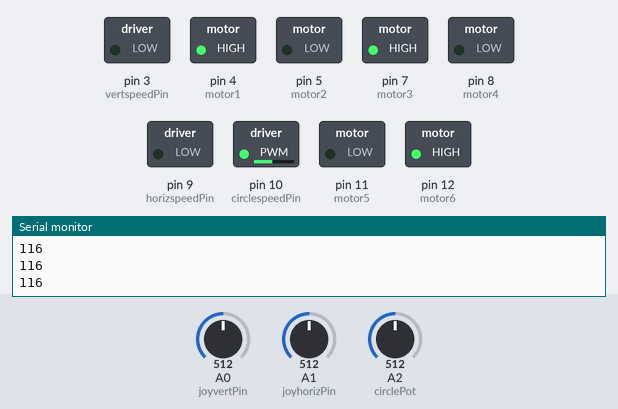
This sketch was run on a simulated Arduino Uno, built with avr-gcc and run on an emulated ATmega328P. Shown: switched loads named in the sketch (green lamp = pin HIGH), the last lines printed to the serial monitor. Inputs (shaded band) come from the test bench; at power-on: A2 (circlePot) = 512, A0 (joyvertPin) = 512, A1 (joyhorizPin) = 512.

Above: at 1.2 s.
1.3 s: A2 (circlePot) set to 716
At 2.3 s:
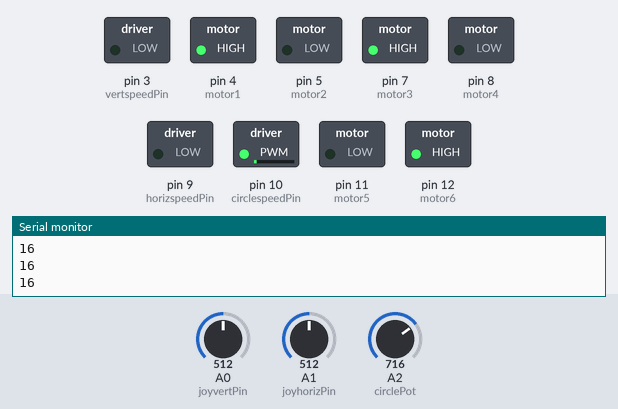
2.8 s: A0 (joyvertPin) set to 716
At 3.5 s:
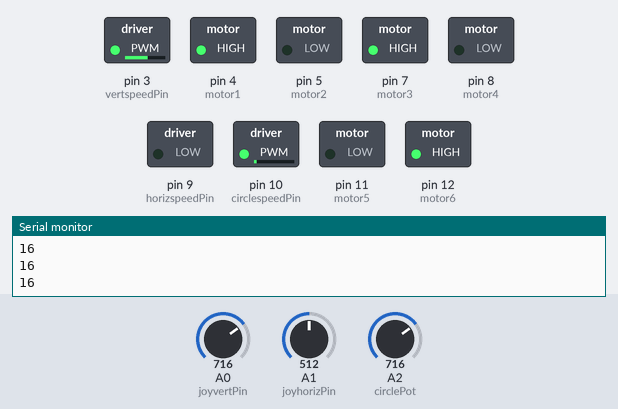
4.3 s: A1 (joyhorizPin) set to 716
At 4.6 s:
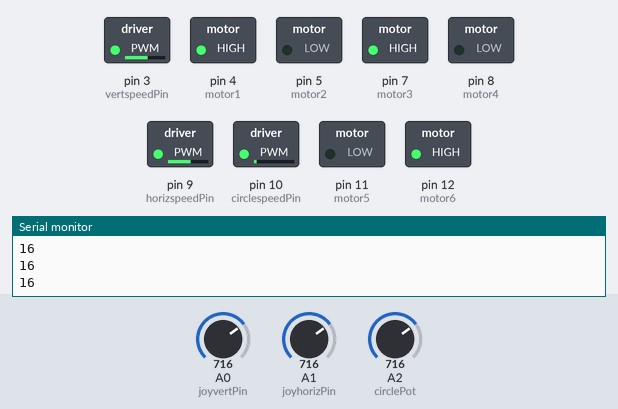
5.8 s: A2 (circlePot) set to 900
At 7.0 s:
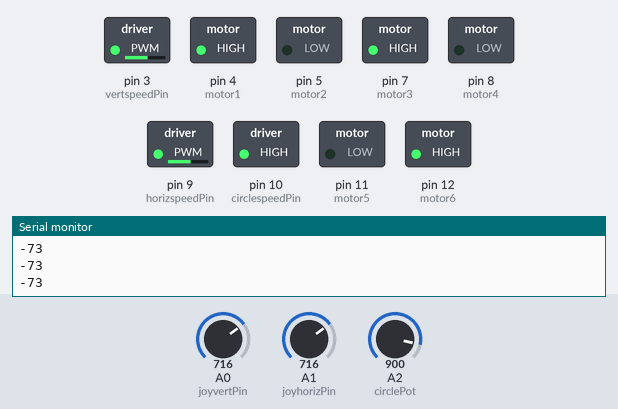
7.3 s: A0 (joyvertPin) set to 900
At 8.3 s:
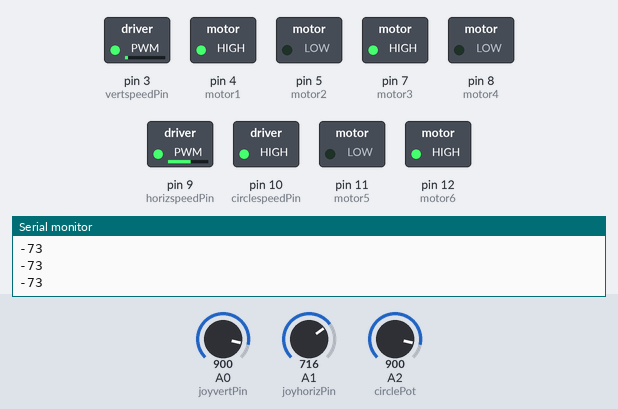
8.8 s: A1 (joyhorizPin) set to 900
At 9.3 s:
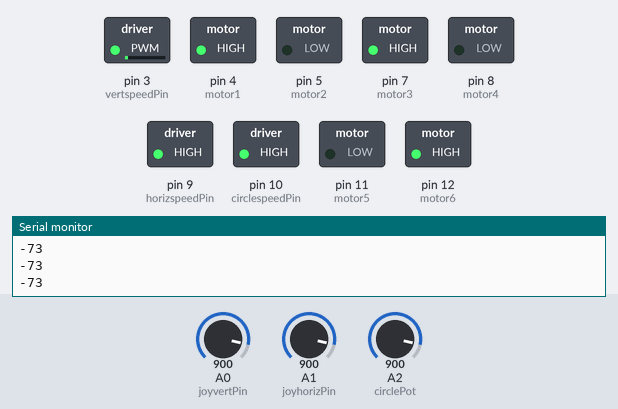
Timing chart, 0 to 11.3 s (numbered marks = the images above; inputs shaded):
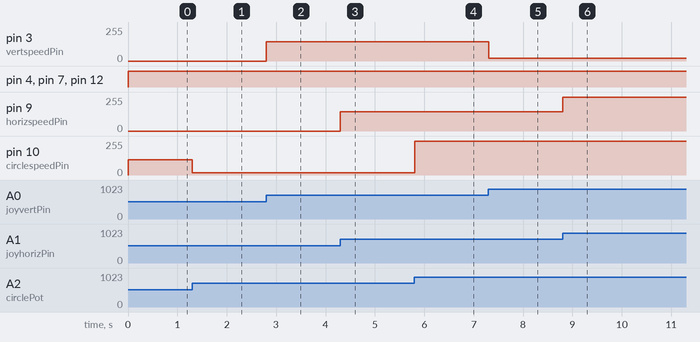

Measured:
- after the input at 1.3 s, pin 10 (circlespeedPin): 116/255 → 16/255 at once
- after the input at 2.8 s, pin 3 (vertspeedPin): 0/255 → 144/255 at once
- after the input at 4.3 s, pin 9 (horizspeedPin): 0/255 → 144/255 at once
- after the input at 5.8 s, pin 10 (circlespeedPin): 16/255 → 255/255 at once
- after the input at 7.3 s, pin 3 (vertspeedPin): 144/255 → 19/255 at once
- after the input at 8.8 s, pin 9 (horizspeedPin): 144/255 → 255/255 at once

The sketch:

xyz2022.ino
```cpp
int vertspeedPin = 3;
int motor1 = 4;
int motor2 = 5;
int vertSpeed;
int joyvertPin = A0;
int joyvertVal;

int horizspeedPin = 9;
int motor3 = 7;
int motor4 = 8;
int horizSpeed;
int joyhorizPin = A1;
int joyhorizVal;

int circlespeedPin = 10;
int motor5 = 11;
int motor6 = 12;
int circleSpeed;
int circlePot = A2;

int maxx = 200;

void setup() {
  // put your setup code here, to run once:
  pinMode(vertspeedPin, OUTPUT);
  pinMode(motor1, OUTPUT);
  pinMode(motor2, OUTPUT);
  pinMode(joyvertPin, INPUT);
  Serial.begin(9600);

  pinMode(horizspeedPin, OUTPUT);
  pinMode(motor3, OUTPUT);
  pinMode(motor4, OUTPUT);
  pinMode(joyhorizPin, INPUT);

  pinMode(circlespeedPin, OUTPUT);
  pinMode(motor5, OUTPUT);
  pinMode(motor6, OUTPUT);

  digitalWrite(circlespeedPin, HIGH);

  Serial.begin(9600);

}

void loop() {
  // put your main code here, to run repeatedly:

  joyvertVal = analogRead(joyvertPin);

  //Serial.println(mSpeed);
  if (joyvertVal < 512) {
    digitalWrite(motor1, LOW);
    digitalWrite(motor2, HIGH);
    vertSpeed = map(joyvertVal, 512, 216, 0, maxx);
    //vertSpeed=(-255./512.)*joyvertVal+255.;
    analogWrite(vertspeedPin, vertSpeed);
  }
  if (joyvertVal >= 512) {
    digitalWrite(motor1, HIGH);
    digitalWrite(motor2, LOW);
    vertSpeed = map(joyvertVal, 512, 794, 0, maxx);
    //vertSpeed=(255./512.)*joyvertVal-255.;
    analogWrite(vertspeedPin, vertSpeed);
  }
  {
    joyhorizVal = analogRead(joyhorizPin);

    //Serial.println(mSpeed);
    if (joyhorizVal < 512) {
      digitalWrite(motor3, LOW);
      digitalWrite(motor4, HIGH);
      horizSpeed = map(joyhorizVal, 512, 216, 0, maxx);
      //horizSpeed=(-255./512.)*joyhorizVal+255.;
      analogWrite(horizspeedPin, horizSpeed);
    }
    if (joyhorizVal >= 512) {
      digitalWrite(motor3, HIGH);
      digitalWrite(motor4, LOW);
      horizSpeed = map(joyhorizVal, 512, 794, 0, maxx);
      //horizSpeed=(255./512.)*joyhorizVal-255.;
      analogWrite(horizspeedPin, horizSpeed);
    }
  }

  {
    digitalWrite(motor5, LOW);   // set leg 1 of the H-bridge low
    digitalWrite(motor6, HIGH);  // set leg 2 of the H-bridge high
    circleSpeed = analogRead(circlePot);
    circleSpeed = map(circleSpeed, 750, 230, 0, 255);
    analogWrite(circlespeedPin, circleSpeed);

 Serial.println(circleSpeed);
  }
}
```
